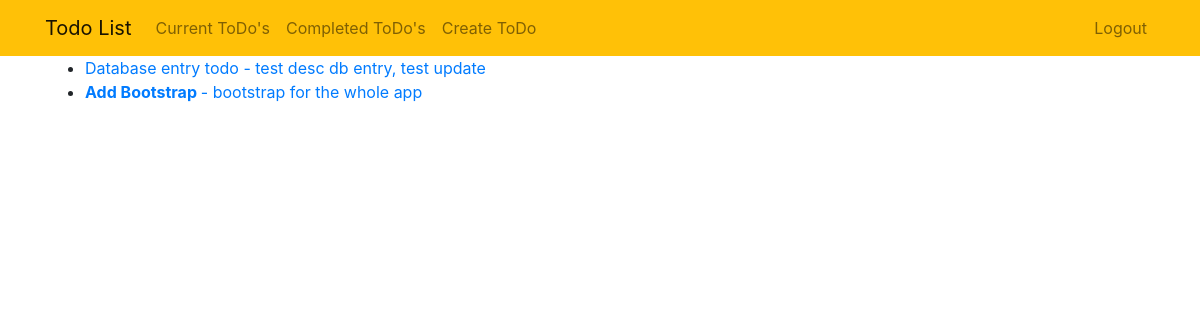
Screenshot of /todos/ (signed in) with the database file from the repository.
### todolist/models.py (models this page shows, shortened)
class Todo(models.Model):
    title = models.CharField(max_length=150)
    details = models.TextField(blank=True)
    date_created = models.DateTimeField(auto_now_add=True)
    date_completed = models.DateTimeField(null=True, blank=True)
    importance = models.BooleanField(default=False)
    user = models.ForeignKey(User, on_delete=models.CASCADE)

### todolist/views.py (the view)
# urls.py: path('todos/', views.to_dos, name='to_dos'),
@login_required
def to_dos(request):
    todos = Todo.objects.filter(user=request.user, date_completed__isnull=True)
    return render(request, 'todolist/to_dos.html', {'todos': todos})

### todolist/templates/todolist/to_dos.html (shortened to what this page needs)
{% extends 'todolist/home.html' %}
{% block content %}
<!DOCTYPE html>
<html lang="en">
<head>
</head>
<body>
    <ul>
    {% for todo in todos %}
        <li>
            <a href="{% url 'view_to_do' todo.id %}">
                {% if todo.importance %}
                    <b>
                {% endif %}
                {{ todo.title }}
                {% if todo.importance %}
                    </b>
                {% endif %}
                {% if todo.details %}
                    - {{ todo.details}}
                {% endif %}
            </a>
        </li>
    {% endfor %}
    </ul>
</body>
</html>
{% endblock %}

### rows the page displays
Todo: title "Database entry todo", details "test desc db entry, test update"
Todo: title "Add Bootstrap", details "bootstrap for the whole app"
